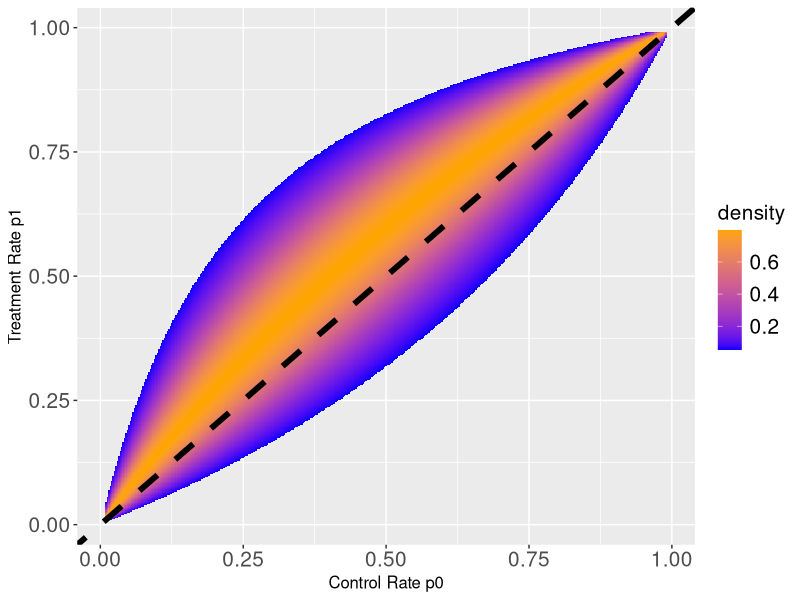
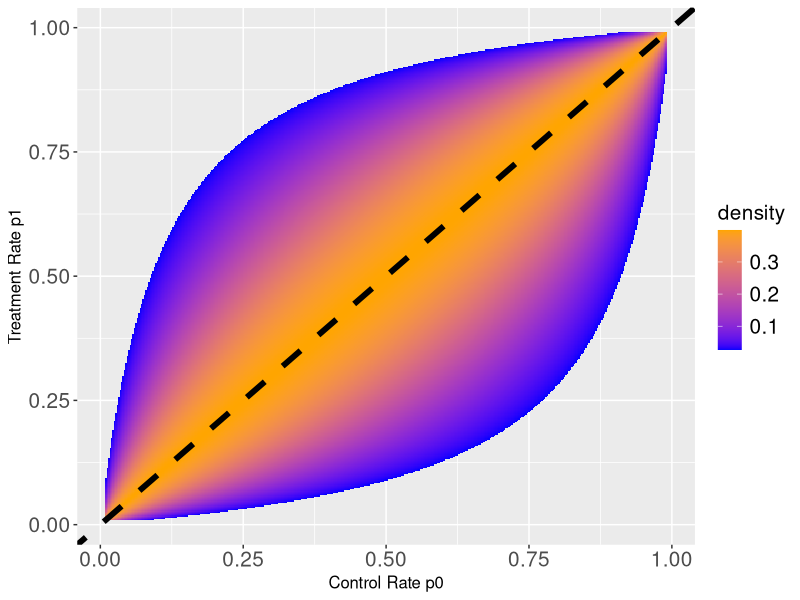
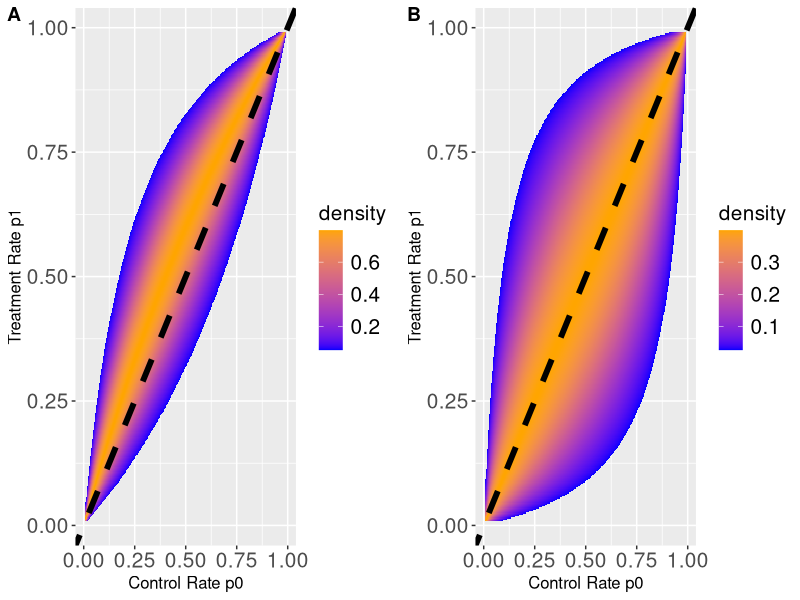

R code for these plots, in order:
library(tidyverse)
library(ggplot2)
library(ggpubr)

# theta0 <- 0
# s <- 1

logOR_prior <- function(theta0, s){
  p1 <- seq(0.01,0.99, 0.0025)
  p0 <- seq(0.01,0.99, 0.0025)
  lordt <- expand_grid(p1, p0) %>% mutate(logOR=log((p1*(1-p0))/(p0*(1-p1)))) %>% 
    mutate(lor_min=qnorm(0.01,theta0,s), lor_max=qnorm(1-0.01, theta0, s)) %>%
    mutate(surface=(logOR>=lor_min & logOR<=lor_max), density=dnorm(logOR, theta0, s))
  
  lordt_int <- lordt %>% filter(surface) 
  
  ggplot(lordt_int, aes(x=p0,y=p1,fill=density)) + geom_tile() +
    scale_fill_gradient(low="blue", high="orange") + 
    geom_abline(slope=1,intercept=0, color="black", linewidth=2, linetype="dashed") + 
    xlab("Control Rate p0") + ylab("Treatment Rate p1") + 
    theme(axis.text = element_text(size = 15),
          axis.title = element_text(size = 12),
          legend.text = element_text(size = 15),
          legend.title = element_text(size = 15)
    )
}


(plot1 <- logOR_prior(theta0=0.4, s=0.5))
(plot2 <- logOR_prior(theta0=0, s=1))

# png("logOR_prior.png", width = 800, height = 400)
ggarrange(plot1, plot2, labels=c("A","B"),ncol=2,nrow=1)
# dev.off()
